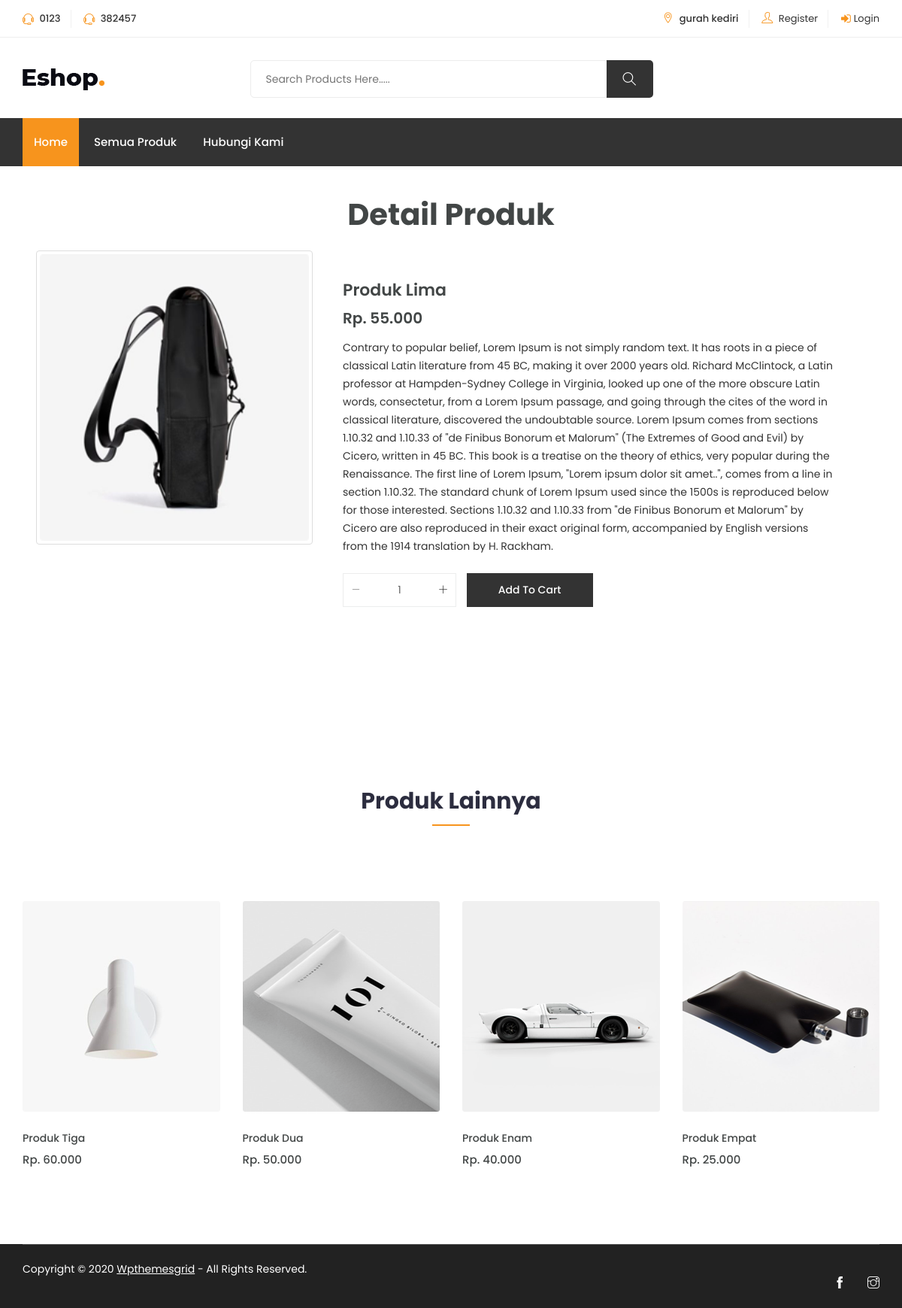
Screenshot of /produk.php?id=6 with the database file from the repository.
### tables this page shows
CREATE TABLE `setting` (
  `id` int(11) NOT NULL,
  `telp_satu` varchar(150) DEFAULT NULL,
  `telp_dua` varchar(150) DEFAULT NULL,
  `email` varchar(150) DEFAULT NULL,
  `alamat` varchar(150) DEFAULT NULL,
  `link_fb` varchar(150) DEFAULT NULL,
  `link_ig` varchar(150) DEFAULT NULL,
  `rekening` varchar(100) DEFAULT NULL,
  `deskripsi` text DEFAULT NULL,
  `cara_bayar` text DEFAULT NULL
);

CREATE TABLE `produk` (
  `id` int(11) NOT NULL,
  `nama` varchar(100) DEFAULT NULL,
  `harga` int(11) DEFAULT 0,
  `deskripsi` text DEFAULT NULL,
  `gambar` text DEFAULT NULL,
  `id_kategori` int(11) DEFAULT NULL
);

### produk.php (the view, shortened to what this page needs)
<!DOCTYPE html>
<html lang="zxx">
<?php include 'php/koneksi.php';?>
<?php include 'base_h.php';?>
<body class="js">
    <?php include 'base_nav.php';?>
    <?php $produk = mysqli_query($koneksi,"select * from produk where id='$_GET[id]'");
    while($dpro=mysqli_fetch_assoc($produk)) { ?>
    <section class="product-area shop-sidebar shop section mr-5 ml-5 mt-3 pt-4">
        <div class="text-center">
            <h1>Detail Produk</h1>
        </div>
        <br>
        <div class="row no-gutters">
            <div class="col-lg-4 col-md-12 col-sm-12 col-xs-12">
                <div class="product-gallery">
                    <img src="assets/gambar/produk/<?=$dpro['gambar']?>" width="100%" alt="#" class="img-thumbnail">
                </div>
            </div>
            <div class="col-lg-8 col-md-12 col-sm-12 col-xs-12">
                <div class="quickview-content">
                    <h2><?php echo $dpro['nama']?></h2>
                    <h3><?php echo "Rp. ".number_format($dpro['harga'],0,',','.'); ?></h3>
                    <div class="quickview-peragraph">
                        <p><?=$dpro['deskripsi']?></p>
                    </div>
                    <br>
                    <form action="php/aksi_tambah_keranjang.php" method="post">
                        <div class="quantity">
                            <div class="input-group">
                                <div class="button minus">
                                    <button type="button" class="btn btn-primary btn-number" disabled="disabled"
                                        data-type="minus" data-field="jumlah">
                                        <i class="ti-minus"></i>
                                    </button>
                                </div>
                                <input type="text" name="jumlah" class="input-number" data-max="20" data-min="1" value="1">
                                <div class="button plus">
                                    <button type="button" class="btn btn-primary btn-number" data-type="plus"
                                        data-field="jumlah">
                                        <i class="ti-plus"></i>
                                    </button>
                                </div>
                            </div>
                        </div>
                        <?php
                        if($_SESSION['username']==''){ ?>
                        <div class="add-to-cart">
                            <a href="#" class="btn" onclick="return alert('Maaf, Anda harus login')">Add to cart</a>
                        </div>
                        <?php } ?>
                    </form>
                </div>
            </div>
        </div>
    </section>
    <?php } ?>
    <div class="product-area section">
        <div class="container">
            <div class="row">
                <div class="col-12">
                    <div class="section-title">
                        <h2>Produk Lainnya</h2>
                    </div>
                </div>
            </div>
            <div class="row">
                <div class="col-12">
                    <div class="product-info">
                        <div class="tab-content" id="myTabContent">
                            <div class="tab-pane fade show active" id="man" role="tabpanel">
                                <div class="tab-single">
                                    <div class="row">
                                        <?php $produk = mysqli_query($koneksi,"select * from produk order by rand() limit 0,4");
                                        while($dpro=mysqli_fetch_assoc($produk)) { ?>
                                        <div class="col-xl-3 col-lg-4 col-md-4 col-12">
                                            <div class="single-product">
                                                <div class="product-img">
                                                    <a href="produk.php?id=<?php echo $dpro['id']?>">
                                                        <img class="default-img"
                                                            src="assets/gambar/produk/<?php echo $dpro['gambar']?>"
                                                            alt="#">
                                                    </a>
                                                </div>
                                                <div class="product-content">
                                                    <h3><a
                                                            href="produk.php?id=<?php echo $dpro['id']?>"><?php echo $dpro['nama']?></a>
                                                    </h3>
                                                    <div class="product-price">
                                                        <span><?php echo "Rp. ".number_format($dpro['harga'],0,',','.'); ?></span>
                                                    </div>
                                                </div>
                                            </div>
                                        </div>
                                        <?php } ?>
                                    </div>
                                </div>
                            </div>
                        </div>
                    </div>
                </div>
            </div>
        </div>
    </div>
    <?php include 'base_f.php';?>
</body>
</html>

### base_nav.php (shortened to what this page needs)
<?php
include '../php/koneksi.php';
?>
<?php
$datasetting = mysqli_query($koneksi,"select * from setting order by id desc limit 0,1");
while($st=mysqli_fetch_assoc($datasetting)) { ?>
<header class="header shop">
    <div class="topbar">
        <div class="container">
            <div class="row">
                <div class="col-lg-4 col-md-12 col-12">
                    <div class="top-left">
                        <ul class="list-main">
                            <li><i class="ti-headphone-alt"></i> <?php echo $st['telp_satu']?> </li>
                            <li><i class="ti-headphone-alt"></i> <?php echo $st['telp_dua']?></li>
                        </ul>
                    </div>
                </div>
                <div class="col-lg-8 col-md-12 col-12">
                    <div class="right-content">
                        <ul class="list-main">
                            <li><i class="ti-location-pin"></i> <?php echo $st['alamat']?></li>
                            <?php
                                if($_SESSION['username']==''){ ?>
                            <li><a href="register.php"><i class="ti-user"></i> Register</a></li>
                            <li><a href="login.php"><i class="fa fa-sign-in"></i>Login</a></li>
                            <?php }else{ ?>
                            <li><a href="php/aksi_logout_frontend.php"><i class="ti-power-off"></i>Logout</a></li>
                            <?php } ?>
                        </ul>
                    </div>
                </div>
            </div>
        </div>
    </div>
    <div class="middle-inner">
        <div class="container">
            <div class="row">
                <div class="col-lg-2 col-md-2 col-12">
                    <div class="logo">
                        <a href="index.html"><img src="assets/user/images/logo.png" alt="logo"></a>
                    </div>
                </div>
                <div class="col-lg-8 col-md-7 col-12">
                    <div class="search-bar-top">
                        <div class="search-bar">
                            <form action="pencarian.php" method="get">
                                <input required name="search" placeholder="Search Products Here....." type="search">
                                <button type="submit" class="btnn"><i class="ti-search"></i></button>
                            </form>
                        </div>
                    </div>
                </div>
                <div class="col-lg-2 col-md-3 col-12">
                </div>
            </div>
        </div>
    </div>
    <div class="header-inner">
        <div class="container">
            <div class="cat-nav-head">
                <div class="row">
                    <div class="col-lg-12 col-12">
                        <div class="menu-area">
                            <nav class="navbar navbar-expand-lg">
                                <div class="navbar-collapse">
                                    <div class="nav-inner">
                                        <ul class="nav main-menu menu navbar-nav">
                                            <li class="active"><a href="index.php">Home</a></li>
                                            <li><a href="all-product.php">Semua Produk</a></li>
                                            <li><a href="contact-us.php">Hubungi Kami</a></li>
                                        </ul>
                                    </div>
                                </div>
                            </nav>
                        </div>
                    </div>
                </div>
            </div>
        </div>
    </div>
</header>
<?php } ?>

### base_f.php (shortened to what this page needs)
<footer class="footer">
    <div class="copyright">
        <div class="container">
            <div class="inner">
                <div class="row">
                    <div class="col-lg-9 col-12">
                        <div class="left">
                            <p>Copyright © 2020 <a href="http://www.wpthemesgrid.com" target="_blank">Wpthemesgrid</a> -
                                All Rights Reserved.</p>
                        </div>
                    </div>
                    <div class="col-lg-3 col-md-3 col-12 text-right">
                        <div class="single-footer social">
                            <?php
                            $datasetting = mysqli_query($koneksi,"select * from setting order by id desc limit 0,1");
                            while($st=mysqli_fetch_assoc($datasetting)) { ?>
                            <ul>
                                <li><a href="<?php if($st['link_fb']!=''){echo $st['link_fb'];}else{echo '#';}?>" target="blank()"><i class="ti-facebook"></i></a></li>
                                <li><a href="<?php if($st['link_ig']!=''){echo $st['link_fb'];}else{echo '#';}?>" target="blank()"><i class="ti-instagram"></i></a></li>
                            </ul>
                            <?php } ?>
                        </div>
                    </div>
                </div>
            </div>
        </div>
</footer>

### rows the page displays
setting: telp_satu "0123", telp_dua "382457", alamat "gurah kediri"
produk: gambar (picture), nama "Produk Lima", harga "55.000", deskripsi "Contrary to popular belief, Lorem Ipsum is not simply random text. It has roots in a piece of classical Latin literature from 45 BC, making it over 2000 years old. Richard McClintock, a Latin professor at Hampden-Sydney College in Virginia, looked up one of the more obscure Latin words, consectetur, from a Lorem Ipsum passage, and going through the cites of the word in classical literature, discovered the undoubtable source. Lorem Ipsum comes from sections 1.10.32 and 1.10.33 of \"de Finibus Bonorum et Malorum\" (The Extremes of Good and Evil) by Cicero, written in 45 BC. This book is a treatise on the theory of ethics, very popular during the Renaissance. The first line of Lorem Ipsum,…"
produk: gambar (picture), nama "Produk Tiga", harga "60.000"
produk: gambar (picture), nama "Produk Dua", harga "50.000"
produk: gambar (picture), nama "Produk Enam", harga "40.000"
produk: gambar (picture), nama "Produk Empat", harga "25.000"
